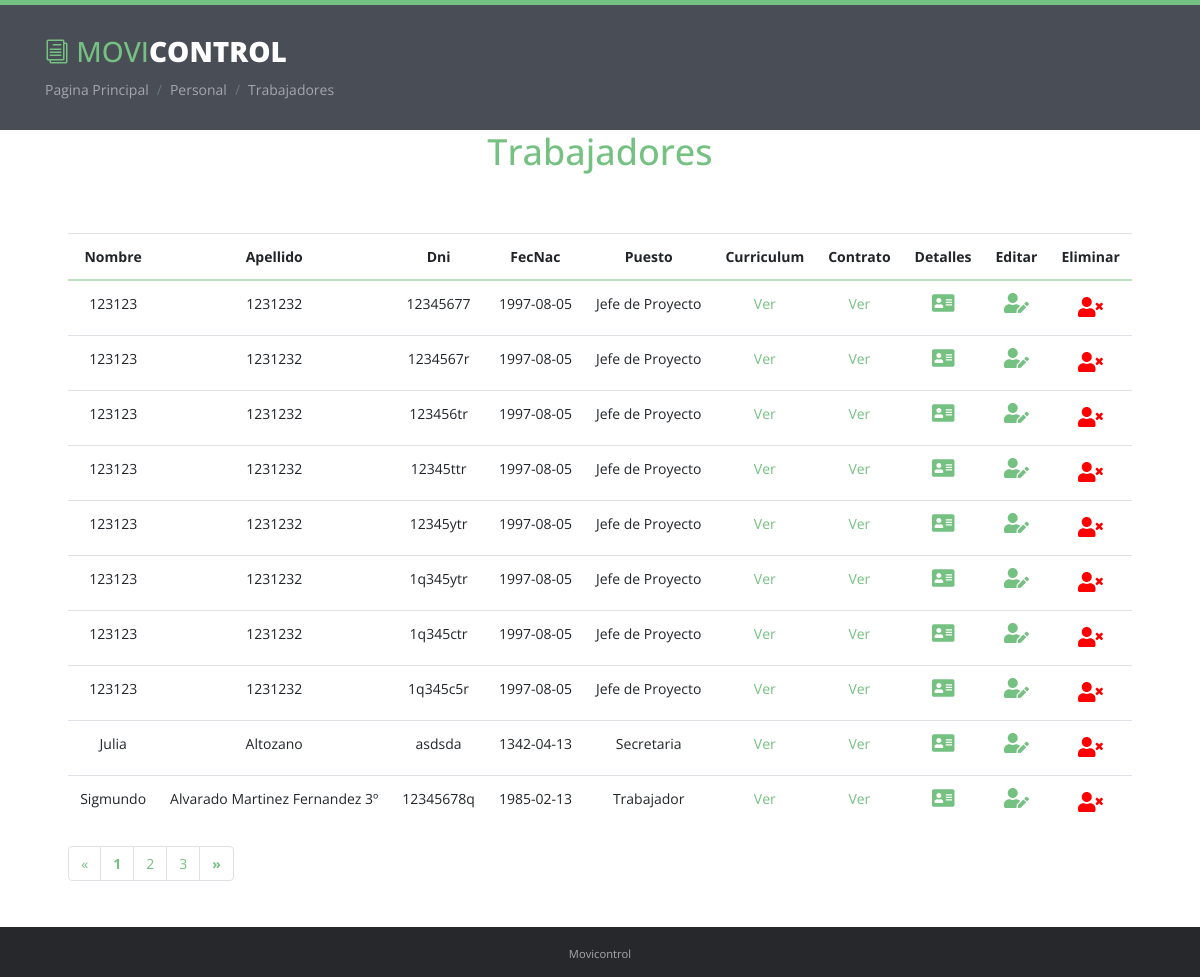
The app's page /Personal/verTrabajadores.php (signed in) with its own data.
### tables this page shows
CREATE TABLE `trabajadores` (
  `dni` varchar(9) NOT NULL,
  `nombre` varchar(20) NOT NULL,
  `apellido` varchar(60) NOT NULL,
  `telefono` varchar(9) NOT NULL,
  `fecNac` date NOT NULL,
  `password` varchar(30) NOT NULL,
  `idPuesto` int(11) NOT NULL,
  `curriculum` text NOT NULL,
  `contrato` text NOT NULL
);

CREATE TABLE `puestos` (
  `idPuesto` int(11) NOT NULL,
  `puesto` varchar(40) NOT NULL
);

### Personal/verTrabajadores.php (the view, shortened to what this page needs)
<?php
include("../conexion.php");
?>
<!DOCTYPE html>
<html lang="en">
<head>
    <link rel="stylesheet" href="../assets/plugins/bootstrap/css/bootstrap.min.css">
    <link rel="stylesheet" href="../assets/plugins/prism/prism.css">
    <link rel="stylesheet" href="../assets/plugins/lightbox/dist/ekko-lightbox.css">
    <link rel="stylesheet" href="../assets/plugins/elegant_font/css/style.css">
    <link id="theme-style" rel="stylesheet" href="../assets/css/styles.css">
</head>
<body class="body-green">
        <div class="page-wrapper">
        <header id="header" class="header">
            <div class="container">
                <div class="branding">
                    <h1 class="logo">
                        <a href="index.html">
                            <span aria-hidden="true" class="icon_documents_alt icon"></span>
                            <span class="text-highlight">Movi</span><span class="text-bold">Control</span>
                        </a>
                    </h1>
                </div>
                <ol class="breadcrumb">
                    <li class="breadcrumb-item"><a href="../principal.html">Pagina Principal</a></li>
                    <li class="breadcrumb-item"><a href="../personal.html">Personal</a></li>
                    <li class="breadcrumb-item active">Trabajadores</li>
                </ol>
            </div>
        </header>
            <div class="container">
                <div id="doc-header" class="doc-header text-center">
                    <h1 class="doc-title">Trabajadores</h1>
                </div>
                <div class="doc-body row justify-content-md-center">
                    <div class="doc-content ">
                        <div class="content-inner">
                            <section id="dashboards" class="doc-section">
                                <div class="section-block">
                                    <div>
                                        <?php
                                            $sql = "SELECT t.nombre,t.apellido,t.dni, t.fecNac, p.puesto, t.curriculum, t.contrato FROM trabajadores as t, puestos as p WHERE t.idPuesto = p.idPuesto ORDER BY t.apellido ASC";
                                            $url = basename($_SERVER ["PHP_SELF"]);
                                            if (isset($_GET['pos'])){
                                              $ini=$_GET['pos'];
                                            }
                                            else{
                                              $ini=1;
                                            }
                                            $count="SELECT COUNT(*) FROM trabajadores";
                                            $limit_end = 10;
                                            $init = ($ini-1) * $limit_end;
                                            $sql .= " LIMIT $init, $limit_end";
                                            $num = $conexion->query($count);
                                            $x = $num->fetch_array();
                                            $total = ceil($x[0]/$limit_end);
                                            $registros=mysqli_query($conexion,$sql);
                                         ?>
                                    <table class="table  table-inverse table-hover >" >
                                        <thead align="center">
                                            <tr>
                                                <th>Nombre</th>
                                                <th>Apellido</th>
                                                <th>Dni</th>
                                                <th>FecNac</th>
                                                <th>Puesto</th>
                                                <th>Curriculum</th>
                                                <th>Contrato</th>
                                                <th>Detalles</th>
                                                <th>Editar</th>
                                                <th>Eliminar</th>
                                            </tr>
                                        </thead>
                                        <tbody align="center">
                                            <?php
                                            while($linea = $registros->fetch_array(MYSQLI_ASSOC)){
                                            ?>
                                                <tr>
                                                    <td><?php echo $linea['nombre']; ?></td>
                                                    <td><?php echo $linea['apellido']; ?></td>
                                                    <td><?php echo $linea['dni']; ?></td>
                                                    <td><?php echo $linea['fecNac']; ?></td>
                                                    <td><?php echo $linea['puesto']; ?></td>
                                                    <td><a href="verCurriculumm.php?dni=<?php echo $linea['dni']?>">Ver</a></td>
                                                    <td><a href="verContrato.php?dni=<?php echo $linea['dni'] ?>">Ver</a></td>
                                                    <td>
                                                        <a href="detTrabajador.php?dni=<?php echo $linea['dni'] ?>">
                                                            <div class="icon-holder">
                                                                <i class="fas fa-address-card" style="font-size: 20px"></i>
                                                            </div>
                                                        </a>
                                                    </td>
                                                    <td>
                                                        <a href="trabajadores/editTrabajador.php?dni=<?php echo $linea['dni'] ?>">
                                                             <div class="icon-holder">
                                                                <i class="fas fa-user-edit" style="font-size: 20px"></i>
                                                            </div>
                                                        </a>
                                                    <td>
                                                        <a href="trabajadores/delTrabajadorBD.php?dni=<?php echo $linea['dni'] ?>">
                                                            <div class="icon-holder" style="color:red; font-size: 20px">
                                                                <i class="icon fas fa-user-times"></i>
                                                            </div>
                                                        </a>
                                                    </td>
                                                </tr>
                                                <?php
                                                }
                                                ?>
                                        </tbody>
                                    </table>
                                        <?php
                                          echo "<div >";
                                          echo "<ul class='pagination'>";
                                          if(($ini - 1) == 0)
                                          {
                                            echo "<li class='page-item'><a class='page-link' href='#'>&laquo;</a></li>";
                                          }
                                          else
                                          {
                                            echo "<li class='page-item'><a class='page-link' href='$url?pos=".($ini-1)."'><b>&laquo;</b></a></li>";
                                          }
                                          for($k=1; $k <= $total; $k++)
                                          {
                                            if($ini == $k)
                                            {
                                              echo "<li class='page-item'><a class='page-link' href='#'><b>".$k."</b></a></li>";
                                            }
                                            else
                                            {
                                              echo "<li class='page-item'><a class='page-link' href='$url?pos=$k'>".$k."</a></li>";
                                            }
                                          }
                                          if($ini == $total)
                                          {
                                            echo "<li class='page-item'><a class='page-link' href='#'>&raquo;</a></li>";
                                          }
                                          else
                                          {
                                            echo "<li class='page-item'><a class='page-link' href='$url?pos=".($ini+1)."'><b>&raquo;</b></a></li>";
                                          }
                                          echo "</ul>";
                                          echo "</div>"
                                        ?>
                                    </div>
                                </div>
                            </section>
                        </div>
                    </div>
                </div>
            </div>
        </div>
    <footer id="footer" class="footer text-center">
        <div class="container">
            <small class="copyright">Movicontrol</small>
        </div>
    </footer>
</body>
</html>

### assets/css/styles.css (style rules this page uses)
body { font-family: 'Open Sans', arial, sans-serif; color: #494d55; font-size: 14px; -webkit-font-smoothing: antialiased; -moz-osx-font-smoothing: grayscale; }
html, body { height: 100%; }
.page-wrapper { min-height: 100%; margin-bottom: -50px; }
.page-wrapper:after { content: ""; display: block; height: 50px; }
.footer { height: 50px; }
a { color: #3aa7aa; -webkit-transition: all 0.4s ease-in-out; -moz-transition: all 0.4s ease-in-out; -ms-transition: all 0.4s ease-in-out; -o-transition: all 0.4s ease-in-out; }
.header { background: #494d55; color: rgba(255, 255, 255, 0.85); border-top: 5px solid #40babd; padding: 30px 0; }
.header a { color: #fff; }
.header .container { position: relative; }
.branding { text-transform: uppercase; margin-bottom: 10px; }
.branding .logo { font-size: 28px; margin-top: 0; margin-bottom: 0; }
.branding .logo a { text-decoration: none; }
.branding .text-highlight { color: #40babd; }
.body-green .branding .text-highlight { color: #75c181; }
.branding .text-bold { font-weight: 800; color: #fff; }
.branding .icon { font-size: 24px; color: #40babd; }
.body-green .branding .icon { color: #75c181; }
.breadcrumb { background: none; margin-bottom: 0; padding: 0; }
.breadcrumb li { color: rgba(255, 255, 255, 0.5); }
.breadcrumb li.active { color: rgba(255, 255, 255, 0.5); }
.breadcrumb li a { color: rgba(255, 255, 255, 0.5); }
.breadcrumb > li + li:before { color: rgba(0, 0, 0, 0.4); }
.footer { background: #26282c; color: rgba(255, 255, 255, 0.6); padding: 15px 0; }
.doc-body { position: relative; }
.doc-header { margin-bottom: 30px; }
.doc-header .doc-title { color: #40babd; margin-top: 0; font-size: 36px; }
.body-green .doc-header .doc-title { color: #75c181; }
.doc-section { padding-top: 15px; padding-bottom: 15px; }
.section-block { padding-top: 15px; padding-bottom: 15px; }
.table > thead > tr > th { border-bottom-color: #8bd6d8; }
.body-green .table > thead > tr > th { border-bottom-color: #bbe1c1; }
.body-green .header { border-color: #75c181; }
.body-green a { color: #75c181; }

### records on screen
trabajadores: nombre "123123", apellido "1231232", dni "12345677", fecNac "1997-08-05", idPuesto.puesto "Jefe de Proyecto"
trabajadores: nombre "123123", apellido "1231232", dni "1234567r", fecNac "1997-08-05", idPuesto.puesto "Jefe de Proyecto"
trabajadores: nombre "123123", apellido "1231232", dni "123456tr", fecNac "1997-08-05", idPuesto.puesto "Jefe de Proyecto"
trabajadores: nombre "123123", apellido "1231232", dni "12345ttr", fecNac "1997-08-05", idPuesto.puesto "Jefe de Proyecto"
trabajadores: nombre "123123", apellido "1231232", dni "12345ytr", fecNac "1997-08-05", idPuesto.puesto "Jefe de Proyecto"
trabajadores: nombre "123123", apellido "1231232", dni "1q345ytr", fecNac "1997-08-05", idPuesto.puesto "Jefe de Proyecto"
trabajadores: nombre "123123", apellido "1231232", dni "1q345ctr", fecNac "1997-08-05", idPuesto.puesto "Jefe de Proyecto"
trabajadores: nombre "123123", apellido "1231232", dni "1q345c5r", fecNac "1997-08-05", idPuesto.puesto "Jefe de Proyecto"
trabajadores: nombre "Julia", apellido "Altozano", dni "asdsda", fecNac "1342-04-13", idPuesto.puesto "Secretaria"
trabajadores: nombre "Sigmundo", apellido "Alvarado Martinez Fernandez 3º", dni "12345678q", fecNac "1985-02-13", idPuesto.puesto "Trabajador"
